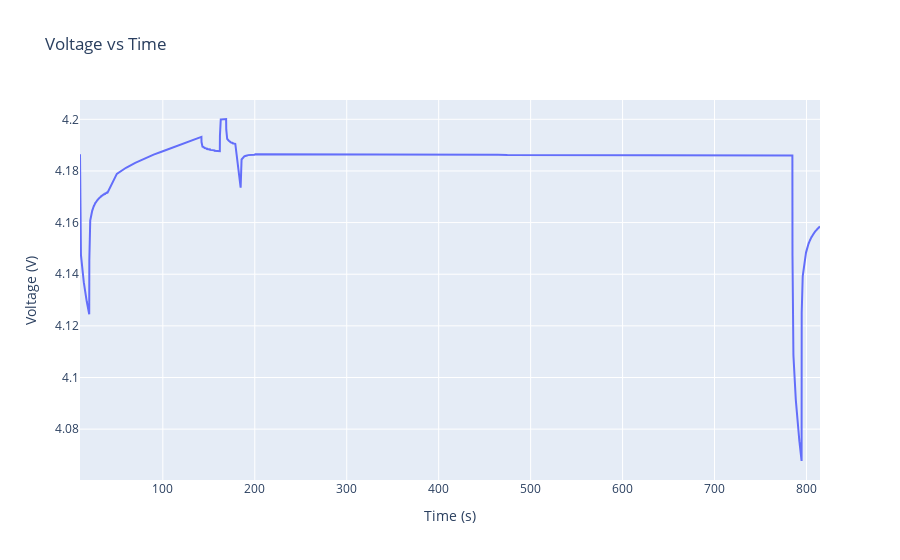

This figure's notebook cell:
### Code cell
# To see voltage vs time profile.
fig2 = go.Figure()
# Add a line trace for current vs. time
fig2.add_trace(
    go.Scatter(
        x=df["Time"].to_numpy(),
        y=df["Voltage"].to_numpy(),
        mode="lines",  # 'lines', 'markers', or 'lines+markers'
        name="Voltage vs Time",
    )
)

# Customize layout
fig2.update_layout(
    title="Voltage vs Time",
    xaxis_title="Time (s)",
    yaxis_title="Voltage (V)",
    template="plotly",  # Use a Plotly template (optional)
)

# Show the plot
fig2.show()

### Figure 1 — Plotly figure (JSON) as saved in the notebook; plotly's stock layout.template omitted (floating-point values rounded to 4 significant figures; data arrays with more than 128 entries replaced by an {"elided": "..."} marker saying what was removed)
{"data": [{"mode": "lines", "name": "Voltage vs Time", "type": "scatter", "x": {"elided": "1187 float values"}, "y": {"elided": "1187 float values"}}], "layout": {"title": {"text": "Voltage vs Time"}, "xaxis": {"title": {"text": "Time (s)"}}, "yaxis": {"title": {"text": "Voltage (V)"}}}}
